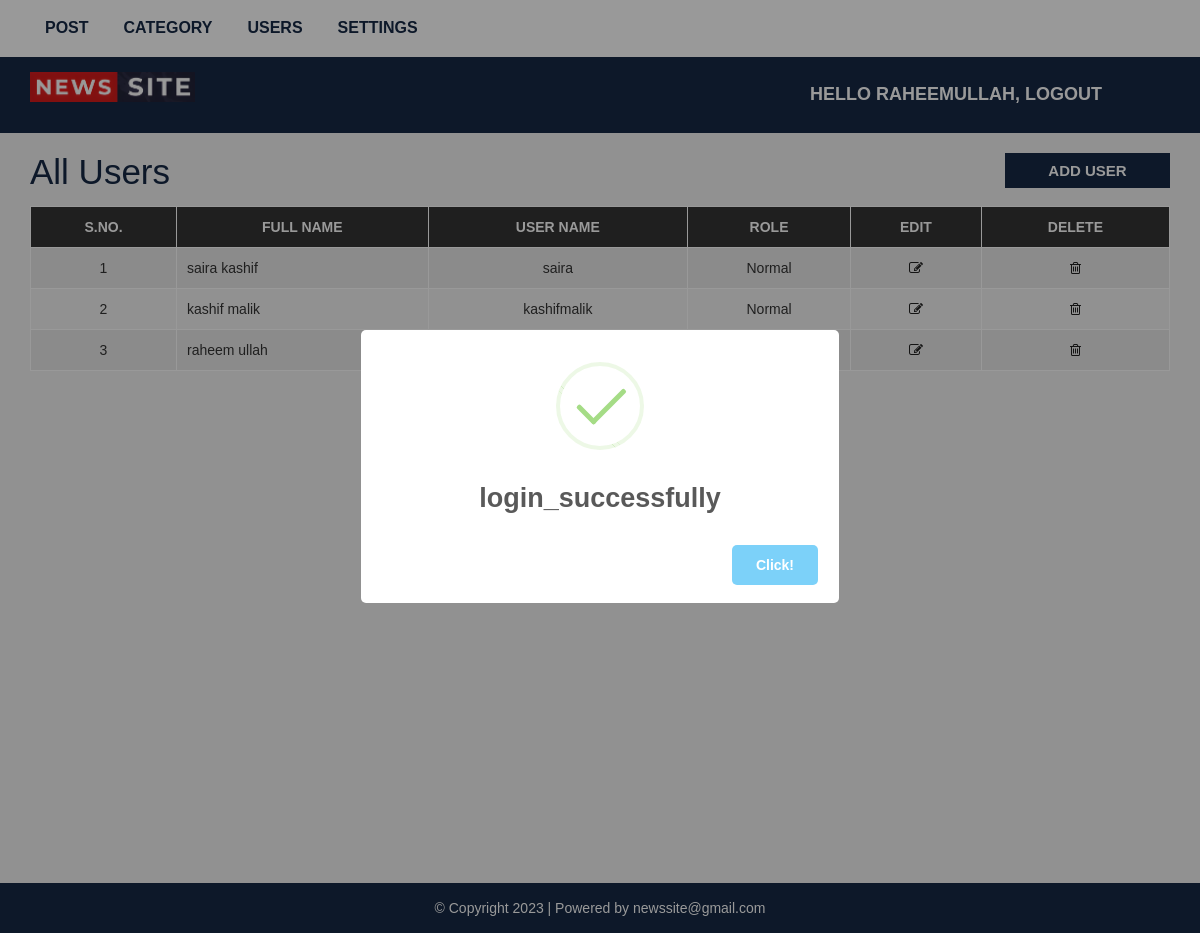
The app's page /admin/users.php (signed in) with its own data.
### tables this page shows
CREATE TABLE `user` (
  `user_id` int(10) UNSIGNED NOT NULL,
  `first_name` varchar(30) NOT NULL,
  `last_name` varchar(30) NOT NULL,
  `username` varchar(30) DEFAULT NULL,
  `password` varchar(40) DEFAULT NULL,
  `role` int(11) NOT NULL
);

### admin/users.php (the view, shortened to what this page needs)
<?php include "header.php";
?>
  <div id="admin-content">
      <div class="container">
          <div class="row">
              <div class="col-md-10">
                  <h1 class="admin-heading">All Users</h1>
              </div>
              <div class="col-md-2">
                  <a class="add-new" href="add-user.php">add user</a>
              </div>
              <div class="col-md-12">
                <?php
                  include "config.php";
                  $limit = 3;
                  if(isset($_GET['page'])){
                    $page = $_GET['page'];
                  }else{
                    $page = 1;
                  }
                  $offset = ($page - 1) * $limit;
                  $sql = "SELECT * FROM user ORDER BY user_id DESC LIMIT {$offset},{$limit}";
                  $result = mysqli_query($conn, $sql) or die("Query Failed.");
                  if(mysqli_num_rows($result) > 0){
                ?>
                  <table class="content-table">
                      <thead>
                          <th>S.No.</th>
                          <th>Full Name</th>
                          <th>User Name</th>
                          <th>Role</th>
                          <th>Edit</th>
                          <th>Delete</th>
                      </thead>
                      <tbody>
                        <?php
                          $serial = $offset + 1;
                          while($row = mysqli_fetch_assoc($result)) {
                        ?>
                          <tr>
                              <td class='id'><?php echo $serial; ?></td>
                              <td><?php echo $row['first_name'] . " ". $row['last_name']; ?></td>
                              <td><?php echo $row['username']; ?></td>
                              <td><?php
                                  if($row['role'] == 1){
                                    echo "Admin";
                                  }else{
                                    echo "Normal";
                                  }
                               ?></td>
                              <td class='edit'><a href='update-user.php?id=<?php echo $row["user_id"]; ?>'><i class='fa fa-edit'></i></a></td>
                              <td class='delete'><a href='delete-user.php?id=<?php echo $row["user_id"]; ?>'><i class='fa fa-trash-o'></i></a></td>
                          </tr>
                        <?php
                          $serial++;
                        } ?>
                      </tbody>
                  </table>
                  <?php
                }else {
                  echo "<h3>No Results Found.</h3>";
                }
                $sql1 = "SELECT * FROM user";
                $result1 = mysqli_query($conn, $sql1) or die("Query Failed.");
                if(mysqli_num_rows($result1) > 0){
                  $total_records = mysqli_num_rows($result1);
                  $total_page = ceil($total_records / $limit);
                  echo '<ul class="pagination admin-pagination">';
                  for($i = 1; $i <= $total_page; $i++){
                    if($i == $page){
                      $active = "active";
                    }else{
                      $active = "";
                    }
                    echo '<li class="'.$active.'"><a href="users.php?page='.$i.'">'.$i.'</a></li>';
                  }
                  echo '</ul>';
                }
                  ?>
              </div>
          </div>
      </div>
  </div>
<?php include "footer.php"; ?>

### css/style.css (style rules this page uses)
body { background: #f1f1f1; font-family: sans-serif,arial,Helvetica; }
a, a:hover, a:focus { text-decoration: none; outline: none; }
ul { margin:0; padding:0; list-style:none; }
#admin-content { padding: 20px 0; min-height: 750px; }
#admin-content .admin-heading { font-size: 35px; margin: 0 0 15px; color: #152844; }
#admin-content .add-new { color: #fff; background-color: #152844; font-size: 15px; font-weight: 600; text-align: center; text-transform: uppercase; padding: 7px 10px; display: block; transition: all 0.3s; }
#admin-content .content-table { border: 1px solid #000; width: 100%; margin: 0 0 20px; }
#admin-content .content-table thead { color: #fff; background-color: #333; transition: 0.3s; }
#admin-content .content-table th { padding: 10px; border: 1px solid #fff; font-weight: 600; text-align: center; text-transform: uppercase; }
#admin-content .content-table tbody { color: #333; }
#admin-content .content-table tbody tr { background-color: #e7e7e7; }
#admin-content .content-table tbody tr:nth-child(even) { background-color: transparent; }
#admin-content .content-table tbody td { padding: 10px; border: 1px solid #fff; text-align: center; }
#admin-content .content-table tbody td:nth-child(2) { text-align: left; }
#admin-content .admin-pagination { margin: 0; }
#admin-content .admin-pagination li a { display: block; }
.id, .edit, .delete { text-align:center; }
.pagination { display: block; text-align: center; margin: 0; }
.pagination li { display:inline-block; margin: 0 5px 0 0; }
.pagination li a { border: none; background: #1e90ff; color: #fff; }
i.fa { color:#222; }

### records on screen
user: first_name "saira", last_name "kashif", username "saira", role "Normal"
user: first_name "kashif", last_name "malik", username "kashifmalik", role "Normal"
user: first_name "raheem", last_name "ullah"

### other values on screen
$_SESSION["username"] "RAHEEMULLAH"
